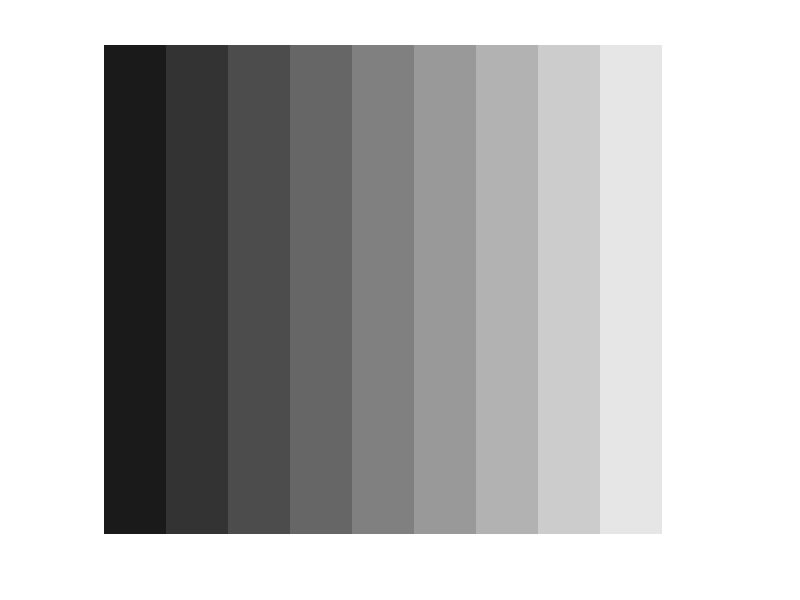

Write MATLAB code to recreate this figure.
%usingcolormaps.m
img=1:10
figure(1)
pp=ones(10,3)
image(img)
colormap(pp)
axis off;

for i=1:10
    pp(i,:) = i/10
    colormap(pp)
    
end

